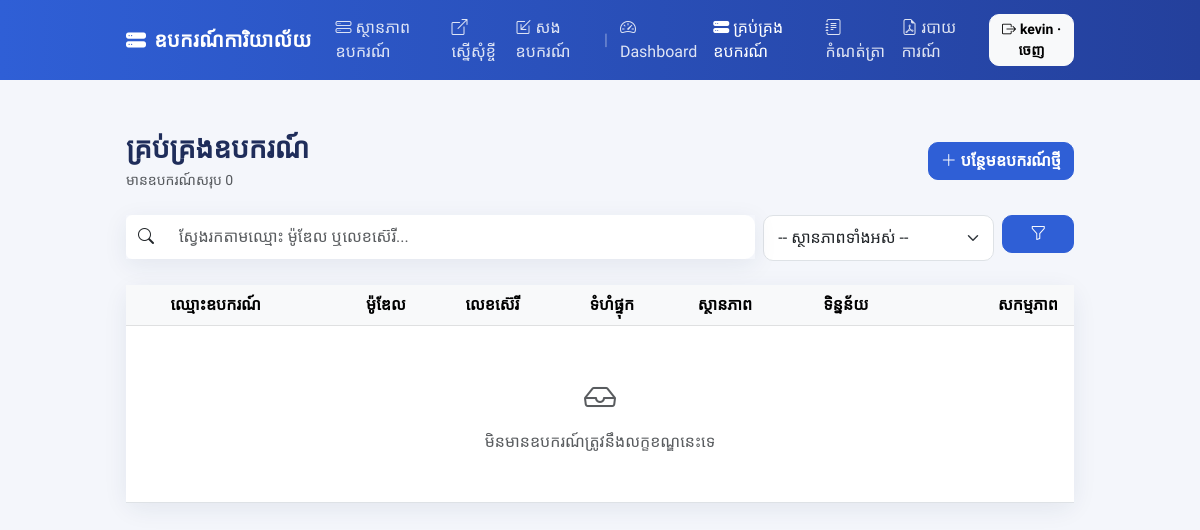
Page /devices/ (signed in) on the earlier database version.
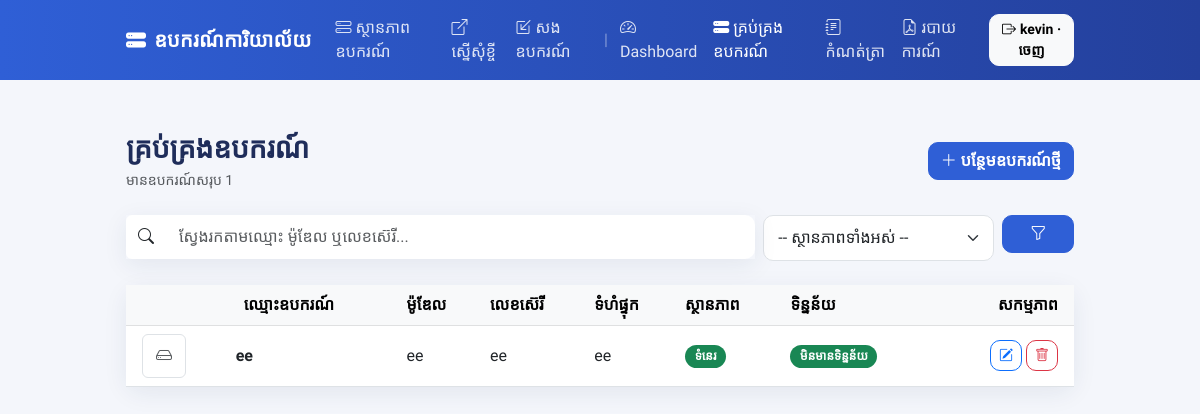
Same page on the later database version.
### devices/models.py (models this page shows, shortened)
class Device(models.Model):
    STATUS_CHOICES = [
        ('Available', 'ទំនេរ'),
        ('Reserved', 'កំពុងរង់ចាំការអនុម័ត'),
        ('Borrowed', 'កំពុងខ្ចី'),
        ('Maintenance', 'កំពុងជួសជុល'),
    ]
    HAS_DATA_CHOICES = [
        ('Yes', 'មានទិន្នន័យ'),
        ('No', 'មិនមានទិន្នន័យ'),
    ]
    device_name = models.CharField(max_length=255, verbose_name="ឈ្មោះឧបករណ៍")
    device_image = models.ImageField(upload_to='device_photos/', null=True, blank=True, verbose_name="រូបភាពឧបករណ៍")
    serial_number = models.CharField(max_length=100, unique=True, blank=True, null=True, verbose_name="លេខស៊េរី (Serial Number)")
    model = models.CharField(max_length=100, blank=True, null=True, verbose_name="ម៉ូឌែល")
    capacity = models.CharField(max_length=50, blank=True, null=True, verbose_name="ទំហំផ្ទុក")
    status = models.CharField(max_length=50, choices=STATUS_CHOICES, default='Available', verbose_name="ស្ថានភាព")
    has_data = models.CharField(max_length=10, choices=HAS_DATA_CHOICES, default='No', verbose_name="ស្ថានភាពទិន្នន័យ")
    class Meta:
        ordering = ['device_name']

### devices/views.py (the view)
# urls.py: path('devices/', device_list_view, name='device_list'),
@login_required
def device_list_view(request):
    devices = Device.objects.all()
    query = request.GET.get('q')
    if query:
        devices = devices.filter(
            Q(device_name__icontains=query) | Q(serial_number__icontains=query) | Q(model__icontains=query)
        )
    status_filter = request.GET.get('status')
    if status_filter:
        devices = devices.filter(status=status_filter)
    context = {
        'devices': devices,
        'query': query,
        'status_filter': status_filter,
        'status_choices': Device.STATUS_CHOICES,
        'active_nav': 'devices',
    }
    return render(request, 'devices/device_list.html', context)

### devices/templatetags/devices_extras.py (called while the page is built)
@register.filter
def device_status_badge(status):
    return _DEVICE_STATUS_BADGE.get(status, 'bg-secondary')

@register.filter
def has_data_badge(value):
    return _HAS_DATA_BADGE.get(value, 'bg-secondary')

### devices/templates/devices/device_list.html (shortened to what this page needs)
{% extends "devices/base.html" %}
{% load devices_extras %}
{% block content %}
<div class="d-flex align-items-center justify-content-between flex-wrap gap-2 mb-4">
    <div>
        <h3 class="section-title mb-1">គ្រប់គ្រងឧបករណ៍</h3>
        <p class="text-muted mb-0 small">មានឧបករណ៍សរុប {{ devices|length }}</p>
    </div>
    <a href="{% url 'device_add' %}" class="btn btn-brand">
        <i class="bi bi-plus-lg me-1"></i>បន្ថែមឧបករណ៍ថ្មី
    </a>
</div>
<form method="GET" class="row g-2 mb-4">
    <div class="col-md-8">
        <div class="input-group shadow-soft">
            <span class="input-group-text bg-white border-0"><i class="bi bi-search"></i></span>
            <input type="text" name="q" value="{{ query|default:'' }}" class="form-control border-0"
                placeholder="ស្វែងរកតាមឈ្មោះ ម៉ូឌែល ឬលេខស៊េរី...">
        </div>
    </div>
    <div class="col-md-3">
        <select name="status" class="form-select" onchange="this.form.submit()">
            <option value="">-- ស្ថានភាពទាំងអស់ --</option>
        </select>
    </div>
    <div class="col-md-1">
        <button class="btn btn-brand w-100" type="submit"><i class="bi bi-funnel"></i></button>
    </div>
</form>
<div class="card shadow-soft">
    <div class="card-body p-0">
        <div class="table-responsive">
            <table class="table table-hover align-middle mb-0">
                <thead class="table-light">
                    <tr>
                        <th></th>
                        <th class="ps-3">ឈ្មោះឧបករណ៍</th>
                        <th>ម៉ូឌែល</th>
                        <th>លេខស៊េរី</th>
                        <th>ទំហំផ្ទុក</th>
                        <th>ស្ថានភាព</th>
                        <th>ទិន្នន័យ</th>
                        <th class="text-end pe-3">សកម្មភាព</th>
                    </tr>
                </thead>
                <tbody>
                    {% for device in devices %}
                    <tr>
                        <td class="ps-3">
                            {% if device.device_image %}
                            <img src="{{ device.device_image.url }}" alt="" class="rounded border"
                                style="width:44px;height:44px;object-fit:cover;">
                            {% else %}
                            <div class="rounded border d-flex align-items-center justify-content-center text-muted"
                                style="width:44px;height:44px;">
                                <i class="bi bi-hdd"></i>
                            </div>
                            {% endif %}
                        </td>
                        <td><strong>{{ device.device_name }}</strong></td>
                        <td>{{ device.model|default:"-" }}</td>
                        <td>{{ device.serial_number|default:"-" }}</td>
                        <td>{{ device.capacity|default:"-" }}</td>
                        <td><span class="badge badge-status {{ device.status|device_status_badge }}">
                            {{ device.get_status_display }}</span></td>
                        <td><span class="badge badge-status {{ device.has_data|has_data_badge }}">
                            {{ device.get_has_data_display }}</span></td>
                        <td class="text-end pe-3">
                            <a href="{% url 'device_edit' device.pk %}" class="btn btn-sm btn-outline-primary">
                                <i class="bi bi-pencil-square"></i>
                            </a>
                            <a href="{% url 'device_delete' device.pk %}" class="btn btn-sm btn-outline-danger">
                                <i class="bi bi-trash"></i>
                            </a>
                        </td>
                    </tr>
                    {% empty %}
                    <tr>
                        <td colspan="8" class="text-center text-muted p-5">
                            <i class="bi bi-inbox fs-2 d-block mb-2"></i>មិនមានឧបករណ៍ត្រូវនឹងលក្ខខណ្ឌនេះទេ
                        </td>
                    </tr>
                    {% endfor %}
                </tbody>
            </table>
        </div>
    </div>
</div>
{% endblock %}

### devices/templates/devices/base.html (shortened to what this page needs)
<!DOCTYPE html>
<html lang="km">
<head>
    <link href="https://cdn.jsdelivr.net/npm/bootstrap@5.3.0/dist/css/bootstrap.min.css" rel="stylesheet">
    <link href="https://cdn.jsdelivr.net/npm/bootstrap-icons@1.11.3/font/bootstrap-icons.css" rel="stylesheet">
</head>
<body>
    <nav class="navbar navbar-expand-lg navbar-app navbar-dark mb-4">
        <div class="container app-shell py-0" style="max-width: 980px;">
            <a class="navbar-brand" href="{% url 'public_status' %}">
                <i class="bi bi-hdd-stack-fill me-2"></i>ឧបករណ៍ការិយាល័យ
            </a>
            <div class="collapse navbar-collapse" id="mainNav">
                <ul class="navbar-nav ms-auto align-items-lg-center">
                    <li class="nav-item">
                        <a class="nav-link {% if active_nav == 'status' %}active{% endif %}"
                            href="{% url 'public_status' %}">
                            <i class="bi bi-hdd-stack me-1"></i>ស្ថានភាពឧបករណ៍
                        </a>
                    </li>
                    <li class="nav-item">
                        <a class="nav-link {% if active_nav == 'borrow' %}active{% endif %}"
                            href="{% url 'borrow_device' %}">
                            <i class="bi bi-box-arrow-up-right me-1"></i>ស្នើសុំខ្ចី
                        </a>
                    </li>
                    <li class="nav-item">
                        <a class="nav-link {% if active_nav == 'return' %}active{% endif %}"
                            href="{% url 'borrow_list_return' %}">
                            <i class="bi bi-box-arrow-in-down-left me-1"></i>សងឧបករណ៍
                        </a>
                    </li>
                    {% if user.is_authenticated %}
                    <li class="nav-item"><span class="nav-link px-1 opacity-50">|</span></li>
                    <li class="nav-item">
                        <a class="nav-link {% if active_nav == 'dashboard' %}active{% endif %}"
                            href="{% url 'dashboard' %}">
                            <i class="bi bi-speedometer2 me-1"></i>Dashboard
                        </a>
                    </li>
                    <li class="nav-item">
                        <a class="nav-link {% if active_nav == 'devices' %}active{% endif %}"
                            href="{% url 'device_list' %}">
                            <i class="bi bi-hdd-stack-fill me-1"></i>គ្រប់គ្រងឧបករណ៍
                        </a>
                    </li>
                    <li class="nav-item">
                        <a class="nav-link {% if active_nav == 'records' %}active{% endif %}"
                            href="{% url 'record_list' %}">
                            <i class="bi bi-journal-text me-1"></i>កំណត់ត្រា
                        </a>
                    </li>
                    <li class="nav-item">
                        <a class="nav-link {% if active_nav == 'reports' %}active{% endif %}"
                            href="{% url 'reports' %}">
                            <i class="bi bi-file-earmark-pdf me-1"></i>របាយការណ៍
                        </a>
                    </li>
                    <li class="nav-item ms-lg-2">
                        <form method="POST" action="{% url 'logout' %}" class="d-inline">
                            <button type="submit" class="btn btn-sm btn-light">
                                <i class="bi bi-box-arrow-right me-1"></i>{{ user.username }} &middot; ចេញ
                            </button>
                        </form>
                    </li>
                    {% else %}
                    <li class="nav-item ms-lg-2">
                        <a class="btn btn-sm btn-light" href="{% url 'login' %}">
                            <i class="bi bi-shield-lock-fill me-1"></i>Admin Login
                        </a>
                    </li>
                    {% endif %}
                </ul>
            </div>
        </div>
    </nav>
    <div class="app-shell">
        {% block content %}{% endblock %}
    </div>
</body>
</html>

### devices/templates/devices/base.html (style rules this page uses)
:root { --brand: #2f5fd6; --brand-dark: #24409c; --surface: #f4f6fb; }
body { background-color: var(--surface); font-family: 'Kantumruy Pro', 'Khmer OS Battambang', sans-serif; min-height: 100vh; }
.navbar-brand { font-weight: 700; letter-spacing: .2px; }
.navbar-app { background: linear-gradient(90deg, var(--brand), var(--brand-dark)); }
.navbar-app .nav-link { color: rgba(255, 255, 255, .85); font-weight: 500; }
.navbar-app .nav-link.active, .navbar-app .nav-link:hover { color: #fff; }
.app-shell { max-width: 980px; margin: 0 auto; padding: 28px 16px 56px; }
.card { border: none; border-radius: 14px; }
.shadow-soft { box-shadow: 0 6px 24px rgba(31, 45, 90, 0.08); }
.btn { border-radius: 10px; font-weight: 600; }
.btn-brand { background-color: var(--brand); border-color: var(--brand); color: #fff; }
.form-control, .form-select { border-radius: 10px; padding: 10px 14px; }
.badge-status { padding: .45em .8em; font-weight: 600; border-radius: 999px; }
.section-title { font-weight: 700; color: #1f2d5a; }

Differences in the rows shown:
added Device: device_name "ee", model "ee", serial_number "ee", capacity "ee", status "ទំនេរ", has_data "មិនមានទិន្នន័យ"
Other differences:
{{ devices|length }}: "0" → "1"
text no longer shown: "មិនមានឧបករណ៍ត្រូវនឹងលក្ខខណ្ឌនេះទេ"
